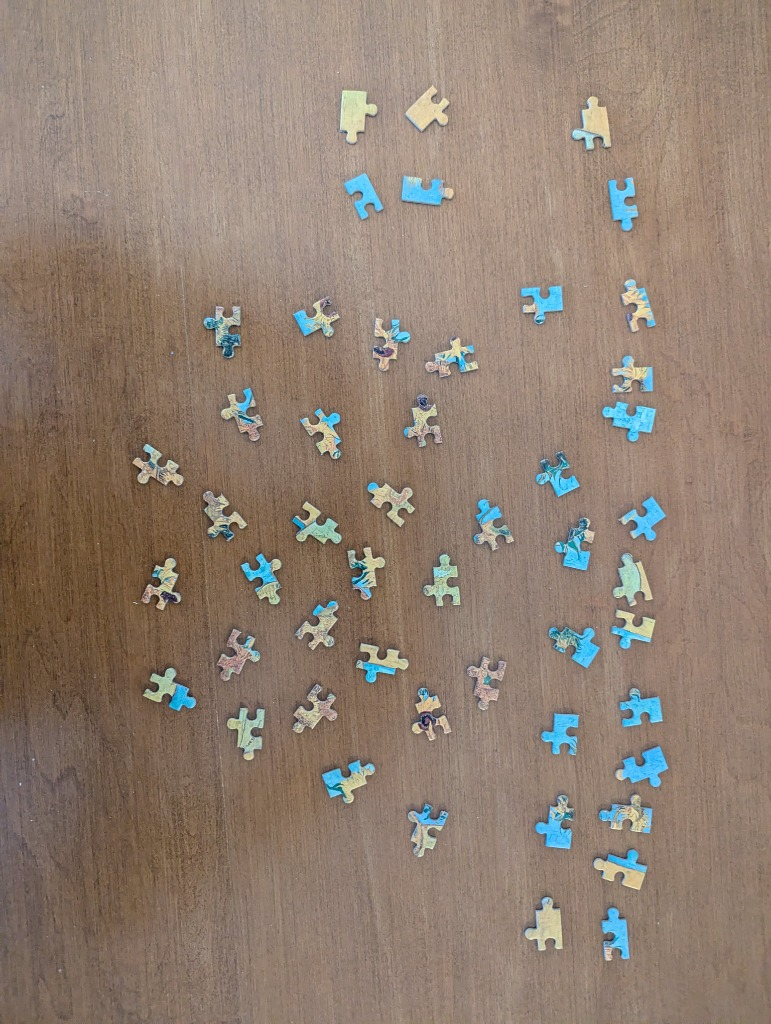
#> input picture puzzle_solver/data/pieces.jpg, 771 x 1024 px
$ python test_backproject.py
#> lines starting #> are read from the running program, lines starting #| are printed output that depends on the picture; after the words box and inside, x2 and y2 are one past the last pixel; in counts of white or black regions, pixels touching at a corner belong together
import cv2
import numpy as np

def test_backproject():
    img = cv2.imread('data/pieces.jpg')
#> img is the input picture: shape (1024, 771, 3); mean B, G, R 113.9, 127.5, 144.6
    hsv = cv2.cvtColor(img, cv2.COLOR_BGR2HSV)
#> hsv: shape (1024, 771, 3); mean H, S, V 16.7, 65.9, 148.2

    h, w = hsv.shape[:2]
#> h = 1024; w = 771

    # 1. Create a mask for the border
    border_mask = np.zeros((h, w), np.uint8)
    border_thickness = 20
    border_mask[0:border_thickness, :] = 255
    border_mask[-border_thickness:, :] = 255
    border_mask[:, 0:border_thickness] = 255
    border_mask[:, -border_thickness:] = 255

    # 2. Calculate the Histogram of the Border Pixels in HSV
    # Using Hue and Saturation
    hist = cv2.calcHist([hsv], [0, 1], border_mask, [180, 256], [0, 180, 0, 256])
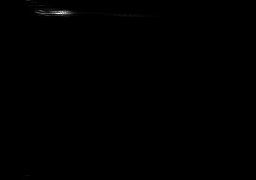
#> hist: shape (180, 256) float32; min 0, max 1082, mean 1.5; drawn with min black and max white
    cv2.normalize(hist, hist, 0, 255, cv2.NORM_MINMAX)
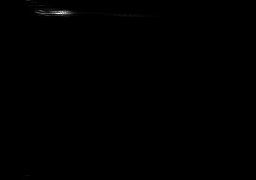
#> hist: shape (180, 256) float32; 2.68% of pixels changed, all inside (x1, y1, x2, y2) = (15, 0, 224, 180)

    # 3. BackProject the histogram onto the entire image
    backproj = cv2.calcBackProject([hsv], [0, 1], hist, [0, 180, 0, 256], 1)
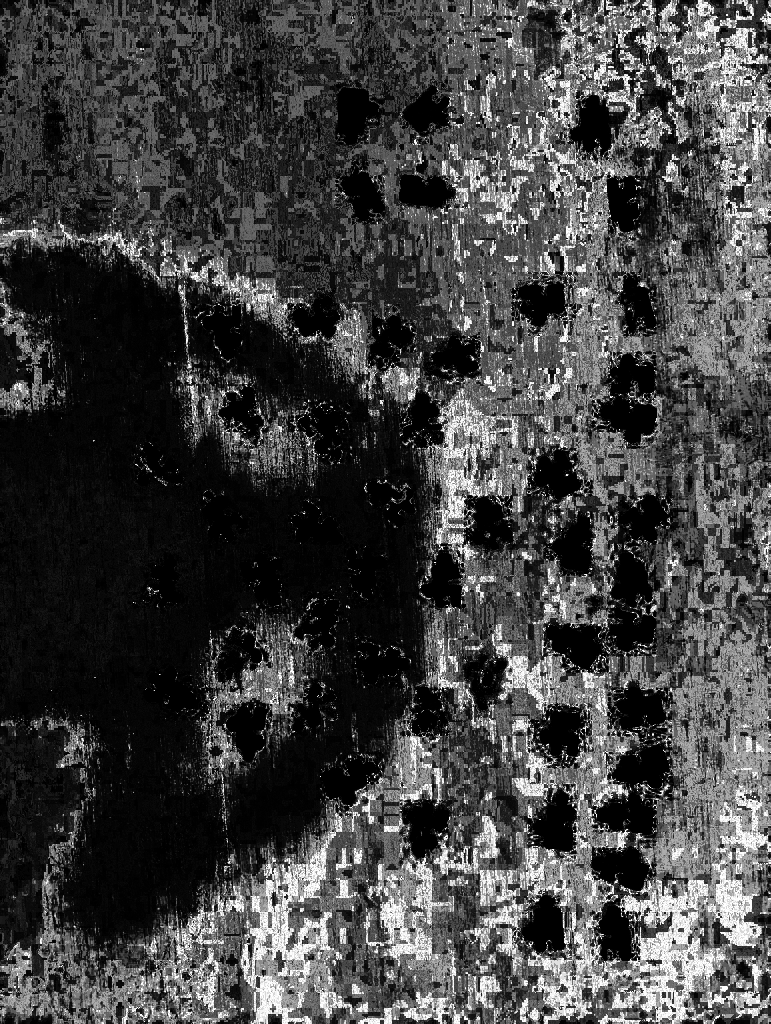
#> backproj: shape (1024, 771); min 0, max 255, mean 65.7

    # Background has high probability (high values).
    # Objects have low probability (low values).

    # 4. Threshold
    ret, mask = cv2.threshold(backproj, 50, 255, cv2.THRESH_BINARY_INV)
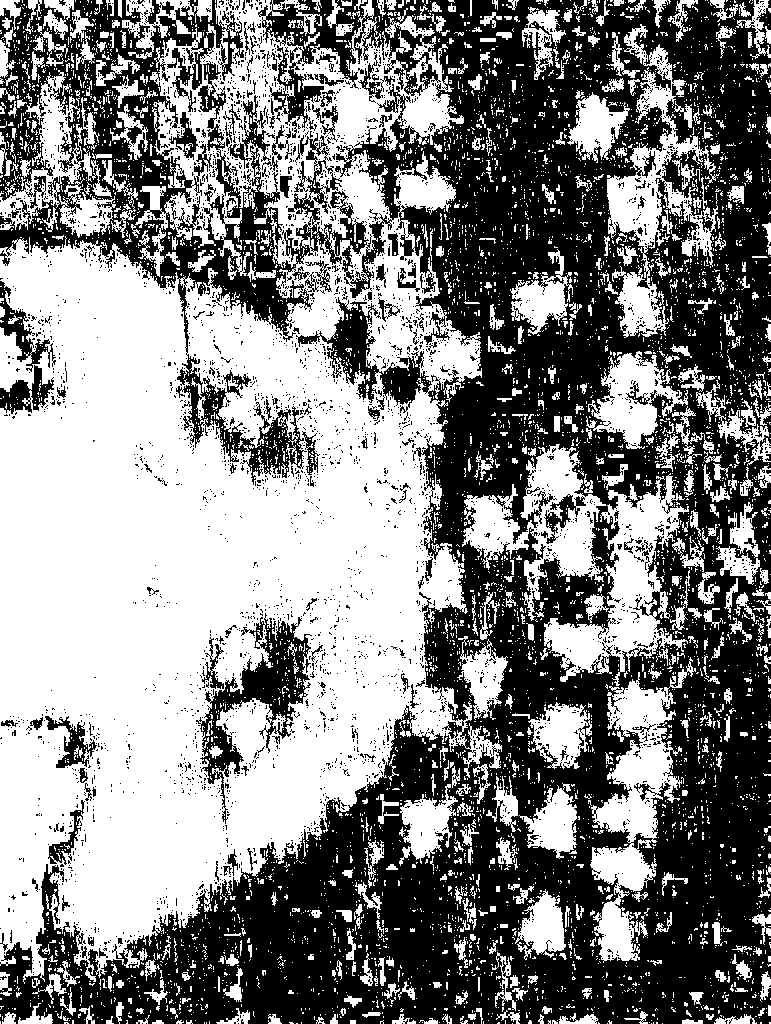
#> mask: shape (1024, 771); 51.5% white; 3834 black regions (3687 under 20 px), largest, box (x1, y1, x2, y2) and area: (0, 0, 771, 1024) 353038, (196, 613, 312, 824) 6350, (0, 281, 56, 372) 1281

    # 5. Clean up
    kernel = cv2.getStructuringElement(cv2.MORPH_ELLIPSE, (5, 5))
    mask = cv2.morphologyEx(mask, cv2.MORPH_OPEN, kernel, iterations=2)
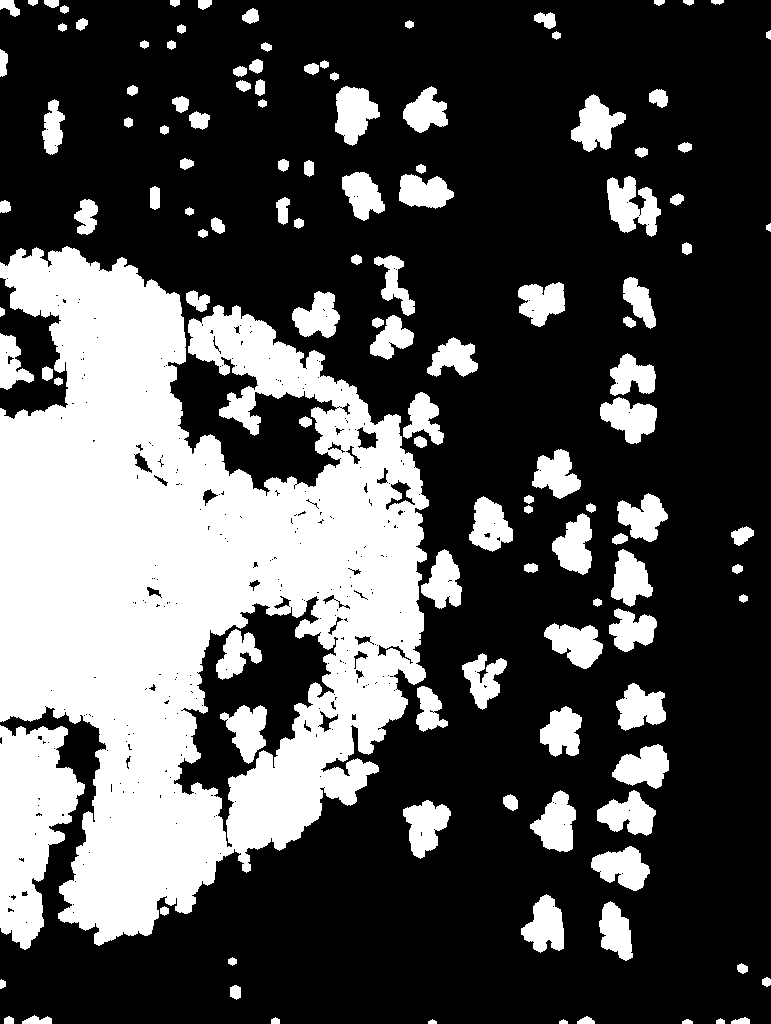
#> mask: shape (1024, 771); 31.5% white; 126 white regions, largest, box (x1, y1, x2, y2) and area: (0, 246, 429, 946) 173577, (0, 725, 85, 950) 11867, (607, 176, 661, 237) 1968
    mask = cv2.morphologyEx(mask, cv2.MORPH_CLOSE, kernel, iterations=3)
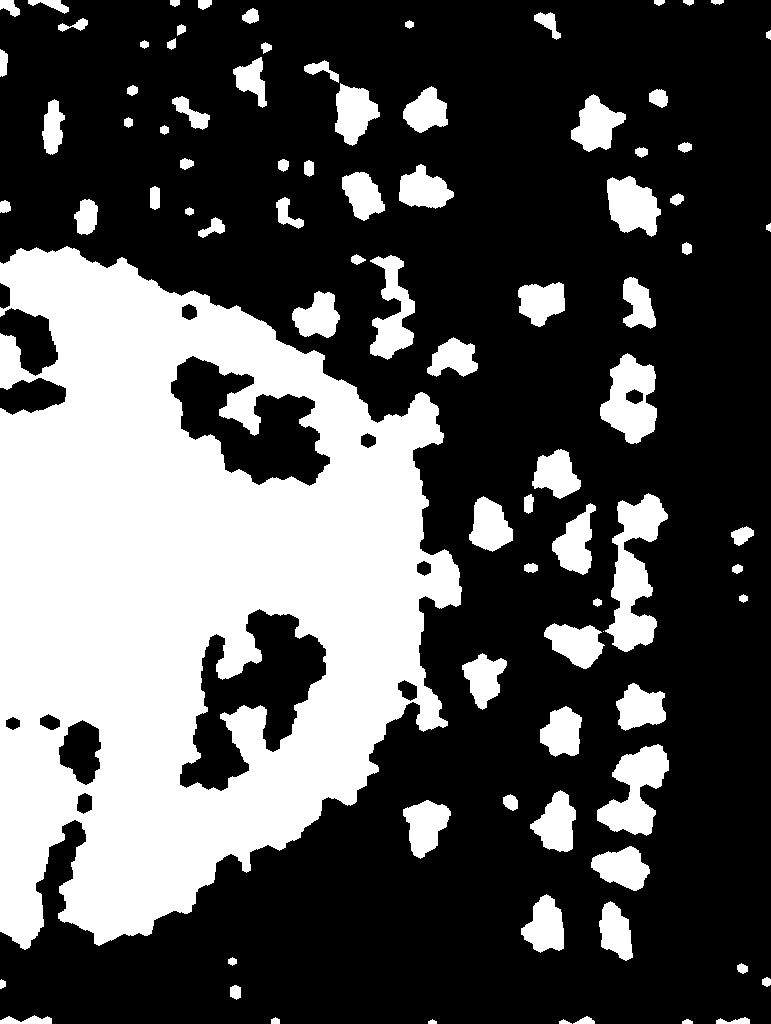
#> mask: shape (1024, 771); 33.2% white; 87 white regions (1 under 20 px)

    contours, _ = cv2.findContours(mask, cv2.RETR_EXTERNAL, cv2.CHAIN_APPROX_SIMPLE)
#> contours = 87 contours, 1 with area under 20; largest, box (x1, y1, x2, y2) and area: (0, 246, 462, 950) 228088, (605, 493, 668, 652) 4611, (597, 744, 669, 836) 3294, (600, 353, 657, 444) 3263, (370, 255, 415, 360) 2218

    valid = []
    for c in contours:
        a = cv2.contourArea(c)
        if a > 400:
            valid.append(a)
#> this loop made 87 passes
#> a on passes 1 to 12: 30, 25, 22, 115.5, 38, 81.5, 245, 114.5, 34.5, 56, 71, 44
#> (c, a) on pass 23: ([[603, 631]], 0)
#> after the loop, valid = 31 values, max 228087.5 at index 20, min 472 at index 26, mean 8941.8

    print(f"BackProject pieces: {len(valid)}")
#| BackProject pieces: 31

if __name__ == '__main__':
    test_backproject()
